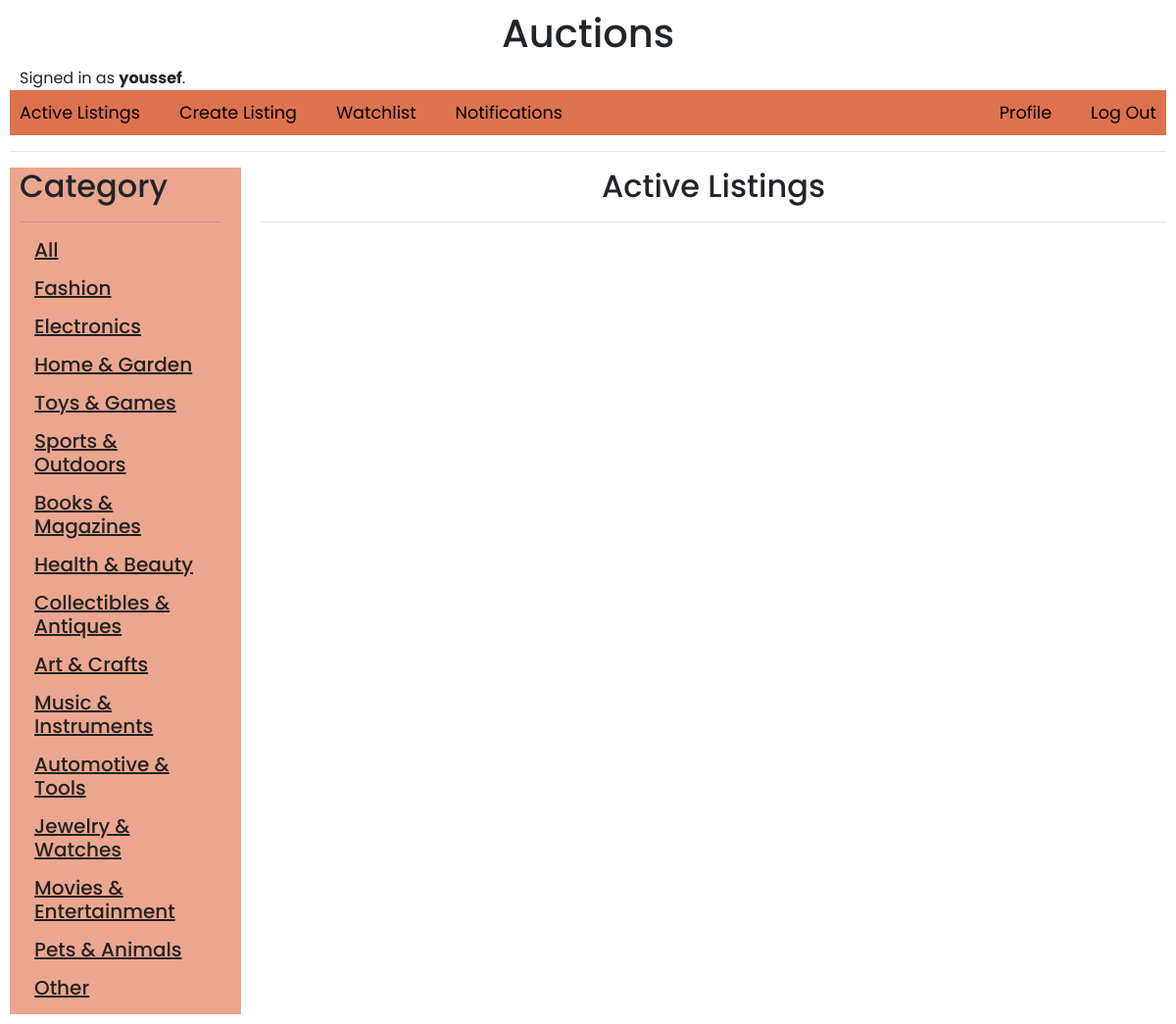
/?q=Fashion (signed in), run on the app's committed database.
### auctions/models.py (models this page shows, shortened)
class User(AbstractUser):
    @cached_property
    def unread_notification_count(self):
        return Notification.objects.filter(user=self, is_read=False).count()

class Category(models.Model):
    name = models.CharField(max_length=40)
    updated = models.DateTimeField(auto_now=True)
    created = models.DateTimeField(auto_now_add=True)
    class Meta:
        ordering = ['created']

### auctions/views.py (the view)
# urls.py: path("", views.index, name="index"),
def index(request):
    q = request.GET.get('q') if request.GET.get('q') != None else ''
    listings = AuctionListing.objects.filter(
        Q(is_active=True) &
        Q(category__name__icontains=q)
        )
    for listing in listings:
        highest_bid = Bid.objects.filter(listing=listing).first()
        listing.max_bid = highest_bid.amount if highest_bid else None
    Categories = Category.objects.all()
    context = {'listings':listings,
               'Categories':Categories}
    return render(request, "auctions/index.html", context)

### auctions/templates/auctions/index.html (shortened to what this page needs)
{% extends "auctions/layout.html" %}
{% block body %}
<div class="home-container">
    <div class="Category-container" style="background-color: #eca68f;">
        {% include 'auctions/category.html' %}
    </div>
    <div class="listings-container">
        <h2 class="title">Active Listings</h2>
        <hr>
    </div>
{% endblock %}

### auctions/templates/auctions/layout.html (shortened to what this page needs)
{% load static %}
<!DOCTYPE html>
<html lang="en">
    <head>
        <link rel="stylesheet" href="https://stackpath.bootstrapcdn.com/bootstrap/4.4.1/css/bootstrap.min.css">
        <link href="{% static 'auctions/styles.css' %}" rel="stylesheet">
    </head>
    <body>
        <h1 class="title">Auctions</h1>
        <div class="signedUser">
            {% if user.is_authenticated %}
                Signed in as <strong>{{ user.username }}</strong>.
            {% else %}
                Not signed in.
            {% endif %}
        </div>
        <ul class="nav" style="background-color: #de724f;">
            <li class="nav-item left-links">
                <a class="nav-link" href="{% url 'index' %}">Active Listings</a>
                {% if user.is_authenticated %}
                <a class="nav-link" href="{% url 'CreateListing' %}">Create Listing</a>
                <a class="nav-link" href="{% url 'watchlistPage' %}">Watchlist</a>
                <a class="nav-link {% if user.unread_notification_count > 0 %}has-unread{% endif %}" href="{% url 'Notifications' %}">Notifications
                </a>
                {% endif %}
            </li>
            {% if user.is_authenticated %}
                <li class="nav-item right-links">
                    <a class="nav-link" href="{% url 'Profile' %}">Profile</a>
                    <a class="nav-link" href="{% url 'logout' %}">Log Out</a>
                </li>
            {% else %}
                <li class="nav-item right-links">
                    <a class="nav-link" href="{% url 'login' %}">Log In</a>
                    <a class="nav-link" href="{% url 'register' %}">Register</a>
                </li>
            {% endif %}
        </ul>
        <hr>
        {% block body %}
        {% endblock %}
    </body>
</html>

### auctions/templates/auctions/category.html
<h2>Category</h2>
<hr>
    <div class="category">
        <a href="{% url 'index' %}"><h5>All</h5></a>
    </div>
{% for Categorie in Categories %}
    <div class="category">
        <a href="{% url 'index' %}?q={{Categorie.name}}"><h5>{{Categorie.name}}</h5></a>
    </div>
{% endfor %}

### auctions/static/auctions/styles.css (style rules this page uses)
body { padding: 10px; font-family: 'Poppins', sans-serif; }
body .title { text-align: center; margin-bottom: 10px; }
.signedUser { margin-left: 10px; }
.nav { display: flex; justify-content: space-between; list-style: none; padding: 0; margin: 0; }
.nav-item { margin: 0; }
.nav-link { text-decoration: none; padding: 10px; }
.right-links { display: flex; align-items: center; gap: 20px; }
.left-links { display: flex; align-items: center; gap: 20px; }
.nav-item a { color: black; font-size: 1.1em; }
.home-container { display: grid; grid-template-columns: 1fr 4fr; }
.Category-container { background-color: #eca68f; padding-right: 20px; padding-left: 10px; }
.category { margin: 15px; }
.category a { color: rgb(35, 35, 35); font-size: 0.9em; text-decoration:underline; }
.listings-container { padding-left: 20px; }

### data on the page
User: username "youssef"
Category: name "Fashion"
Category: name "Electronics"
Category: name "Home & Garden"
Category: name "Toys & Games"
Category: name "Sports & Outdoors"
Category: name "Books & Magazines"
Category: name "Health & Beauty"
Category: name "Collectibles & Antiques"
Category: name "Art & Crafts"
Category: name "Music & Instruments"
Category: name "Automotive & Tools"
Category: name "Jewelry & Watches"
Category: name "Movies & Entertainment"
Category: name "Pets & Animals"
Category: name "Other"
